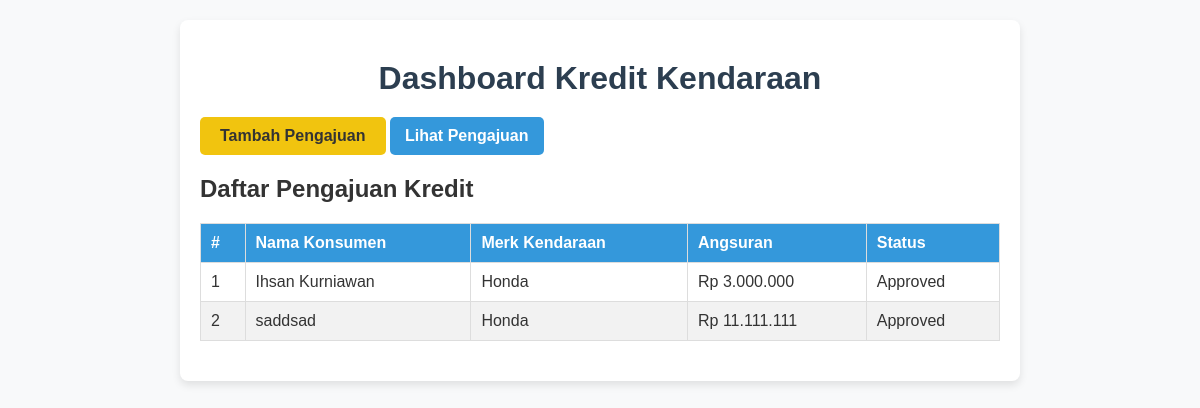
The page / on the database its author committed.
### tables this page shows
CREATE TABLE `pengajuan` (
  `id_pengajuan` int(11) NOT NULL,
  `id_konsumen` int(11) DEFAULT NULL,
  `id_kendaraan` int(11) DEFAULT NULL,
  `down_payment` decimal(15,2) DEFAULT NULL,
  `lama_kredit` int(11) DEFAULT NULL,
  `angsuran` decimal(15,2) DEFAULT NULL,
  `status_pengajuan` enum('Pending','Approved','Rejected') DEFAULT 'Pending'
);

CREATE TABLE `konsumen` (
  `id_konsumen` int(11) NOT NULL,
  `nama` varchar(100) NOT NULL,
  `nik` varchar(16) NOT NULL,
  `tanggal_lahir` date NOT NULL,
  `status_perkawinan` varchar(20) DEFAULT NULL,
  `data_pasangan` varchar(100) DEFAULT NULL
);

CREATE TABLE `kendaraan` (
  `id_kendaraan` int(11) NOT NULL,
  `dealer` varchar(100) DEFAULT NULL,
  `merk_kendaraan` varchar(100) DEFAULT NULL,
  `model_kendaraan` varchar(100) DEFAULT NULL,
  `tipe_kendaraan` varchar(100) DEFAULT NULL,
  `warna` varchar(50) DEFAULT NULL,
  `harga` decimal(15,2) DEFAULT NULL
);

### index.php (the view, shortened to what this page needs)
<?php include 'db.php'; ?>
<!DOCTYPE html>
<html lang="en">
<head>
    <link rel="stylesheet" href="style.css">
</head>
<body>
<div class="container">
    <h1>Dashboard Kredit Kendaraan</h1>
    <a href="input_pengajuan.php" class="btn btn-add">Tambah Pengajuan</a>
    <a href="approval_pengajuan.php" class="btn btn-approve">Lihat Pengajuan</a>
    <h2>Daftar Pengajuan Kredit</h2>
    <table>
        <thead>
            <tr>
                <th>#</th>
                <th>Nama Konsumen</th>
                <th>Merk Kendaraan</th>
                <th>Angsuran</th>
                <th>Status</th>
            </tr>
        </thead>
        <tbody>
            <?php
            $result = $conn->query("SELECT p.id_pengajuan, k.nama, v.merk_kendaraan, p.angsuran, p.status_pengajuan
                                    FROM pengajuan p
                                    JOIN konsumen k ON p.id_konsumen = k.id_konsumen
                                    JOIN kendaraan v ON p.id_kendaraan = v.id_kendaraan");
            if ($result->num_rows > 0) {
                while ($row = $result->fetch_assoc()) {
                    echo "<tr>
                        <td>{$row['id_pengajuan']}</td>
                        <td>{$row['nama']}</td>
                        <td>{$row['merk_kendaraan']}</td>
                        <td>Rp " . number_format($row['angsuran'], 0, ',', '.') . "</td>
                        <td>{$row['status_pengajuan']}</td>
                    </tr>";
                }
            } else {
                echo "<tr><td colspan='5'>Belum ada pengajuan kredit.</td></tr>";
            }
            ?>
        </tbody>
    </table>
</div>
</body>
</html>

### style.css (style rules this page uses)
body { font-family: 'Arial', sans-serif; background-color: #f8f9fa; margin: 0; padding: 0; color: #333; }
h1 { text-align: center; color: #2c3e50; margin: 20px 0; }
.container { width: 90%; max-width: 800px; margin: 20px auto; background: #fff; border-radius: 8px; box-shadow: 0 4px 8px rgba(0, 0, 0, 0.1); padding: 20px; }
table { width: 100%; border-collapse: collapse; margin: 20px 0; }
table thead { background-color: #3498db; color: #fff; }
table th, table td { text-align: left; padding: 10px; border: 1px solid #ddd; }
table tr:nth-child(even) { background-color: #f2f2f2; }
table th { font-size: 16px; }
.btn { display: inline-block; text-decoration: none; color: #fff; font-weight: bold; border-radius: 5px; padding: 10px 15px; transition: background-color 0.3s ease; }
.btn-approve { background-color: #3498db; }
.btn-add { background-color: #f1c40f; color: #333; font-weight: bold; padding: 10px 20px; }

### rows shown on the page
pengajuan: id_pengajuan "1", id_konsumen.nama "Ihsan Kurniawan", id_kendaraan.merk_kendaraan "Honda", angsuran "3.000.000", status_pengajuan "Approved"
pengajuan: id_pengajuan "2", id_konsumen.nama "saddsad", id_kendaraan.merk_kendaraan "Honda", angsuran "11.111.111", status_pengajuan "Approved"
